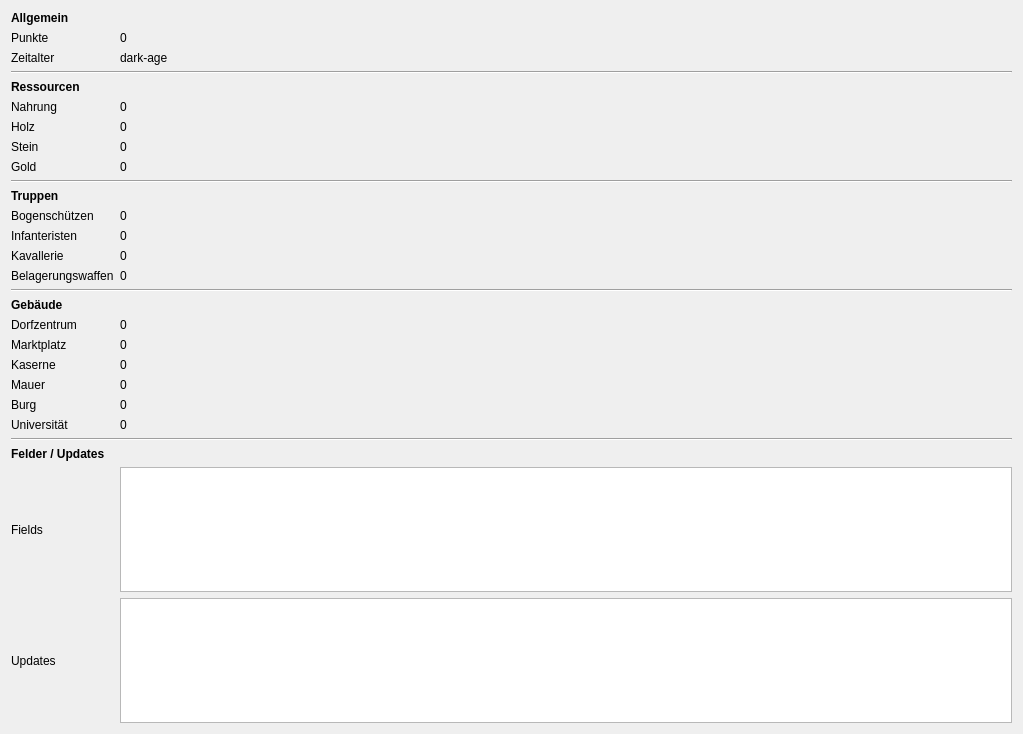
              <widget class="QWidget" name="scrollAreaWidgetContents_4">
               <property name="geometry">
                <rect>
                 <x>0</x>
                 <y>0</y>
                 <width>1023</width>
                 <height>734</height>
                </rect>
               </property>
               <layout class="QVBoxLayout" name="verticalLayout_10">
                <item>
                 <layout class="QGridLayout" name="gridLayout_4">
                  <item row="17" column="0">
                   <widget class="QLabel" name="label_71">
                    <property name="text">
                     <string>Dorfzentrum</string>
                    </property>
                   </widget>
                  </item>
                  <item row="1" column="0">
                   <widget class="QLabel" name="label_72">
                    <property name="text">
                     <string>Punkte</string>
                    </property>
                   </widget>
                  </item>
                  <item row="20" column="1">
                   <widget class="QLabel" name="chinese_wall_label">
                    <property name="text">
                     <string>0</string>
                    </property>
                   </widget>
                  </item>
                  <item row="26" column="1">
                   <widget class="QListWidget" name="chinese_updates_list"/>
                  </item>
                  <item row="24" column="0">
                   <widget class="QLabel" name="label_73">
                    <property name="font">
                     <font>
                      <weight>75</weight>
                      <bold>true</bold>
                     </font>
                    </property>
                    <property name="text">
                     <string>Felder / Updates</string>
                    </property>
                   </widget>
                  </item>
                  <item row="19" column="0">
                   <widget class="QLabel" name="label_74">
                    <property name="text">
                     <string>Kaserne</string>
                    </property>
                   </widget>
                  </item>
                  <item row="16" column="0">
                   <widget class="QLabel" name="label_75">
                    <property name="font">
                     <font>
                      <weight>75</weight>
                      <bold>true</bold>
                     </font>
                    </property>
                    <property name="text">
                     <string>Gebäude</string>
                    </property>
                   </widget>
                  </item>
                  <item row="2" column="0">
                   <widget class="QLabel" name="label_76">
                    <property name="text">
                     <string>Zeitalter</string>
                    </property>
                   </widget>
                  </item>
                  <item row="4" column="0">
                   <widget class="QLabel" name="label_77">
                    <property name="font">
                     <font>
                      <weight>75</weight>
                      <bold>true</bold>
                     </font>
                    </property>
                    <property name="text">
                     <string>Ressourcen</string>
                    </property>
                   </widget>
                  </item>
                  <item row="17" column="1">
                   <widget class="QLabel" name="chinese_towncenter_label">
                    <property name="text">
                     <string>0</string>
                    </property>
                   </widget>
                  </item>
                  <item row="11" column="0">
                   <widget class="QLabel" name="label_78">
                    <property name="text">
                     <string>Bogenschützen</string>
                    </property>
                   </widget>
                  </item>
                  <item row="5" column="0">
                   <widget class="QLabel" name="label_79">
                    <property name="text">
                     <string>Nahrung</string>
                    </property>
                   </widget>
                  </item>
                  <item row="20" column="0">
                   <widget class="QLabel" name="label_80">
                    <property name="text">
                     <string>Mauer</string>
                    </property>
                   </widget>
                  </item>
                  <item row="8" column="0">
                   <widget class="QLabel" name="label_81">
                    <property name="text">
                     <string>Gold</string>
                    </property>
                   </widget>
                  </item>
                  <item row="12" column="0">
                   <widget class="QLabel" name="label_82">
                    <property name="text">
                     <string>Infanteristen</string>
                    </property>
                   </widget>
                  </item>
                  <item row="8" column="1">
                   <widget class="QLabel" name="chinese_gold_label">
                    <property name="text">
                     <string>0</string>
                    </property>
                   </widget>
                  </item>
                  <item row="6" column="0">
                   <widget class="QLabel" name="label_83">
                    <property name="text">
                     <string>Holz</string>
                    </property>
                   </widget>
                  </item>
                  <item row="6" column="1">
                   <widget class="QLabel" name="chinese_wood_label">
                    <property name="text">
                     <string>0</string>
                    </property>
                   </widget>
                  </item>
                  <item row="13" column="0">
                   <widget class="QLabel" name="label_84">
                    <property name="text">
                     <string>Kavallerie</string>
                    </property>
                   </widget>
                  </item>
                  <item row="25" column="1">
                   <widget class="QListWidget" name="chinese_fields_list"/>
                  </item>
                  <item row="21" column="0">
                   <widget class="QLabel" name="label_85">
                    <property name="text">
                     <string>Burg</string>
                    </property>
                   </widget>
                  </item>
                  <item row="5" column="1">
                   <widget class="QLabel" name="chinese_food_label">
                    <property name="text">
                     <string>0</string>
                    </property>
                   </widget>
                  </item>
                  <item row="9" column="0" colspan="2">
                   <widget class="Line" name="line_13">
                    <property name="orientation">
                     <enum>Qt::Horizontal</enum>
                    </property>
                   </widget>
                  </item>
                  <item row="3" column="0" colspan="2">
                   <widget class="Line" name="line_14">
                    <property name="orientation">
                     <enum>Qt::Horizontal</enum>
                    </property>
                   </widget>
                  </item>
                  <item row="15" column="0" colspan="2">
                   <widget class="Line" name="line_15">
                    <property name="orientation">
                     <enum>Qt::Horizontal</enum>
                    </property>
                   </widget>
                  </item>
                  <item row="22" column="1">
                   <widget class="QLabel" name="chinese_universtity_label">
                    <property name="text">
                     <string>0</string>
                    </property>
                   </widget>
                  </item>
                  <item row="26" column="0">
                   <widget class="QLabel" name="label_86">
                    <property name="text">
                     <string>Updates</string>
                    </property>
                   </widget>
                  </item>
                  <item row="14" column="0">
                   <widget class="QLabel" name="label_87">
                    <property name="text">
                     <string>Belagerungswaffen</string>
                    </property>
                   </widget>
                  </item>
                  <item row="22" column="0">
                   <widget class="QLabel" name="label_88">
                    <property name="text">
                     <string>Universität</string>
                    </property>
                   </widget>
                  </item>
                  <item row="10" column="0">
                   <widget class="QLabel" name="label_89">
                    <property name="font">
                     <font>
                      <weight>75</weight>
                      <bold>true</bold>
                     </font>
                    </property>
                    <property name="text">
                     <string>Truppen</string>
                    </property>
                   </widget>
                  </item>
                  <item row="19" column="1">
                   <widget class="QLabel" name="chinese_barracks_label">
                    <property name="text">
                     <string>0</string>
                    </property>
                   </widget>
                  </item>
                  <item row="7" column="1">
                   <widget class="QLabel" name="chinese_stone_label">
                    <property name="text">
                     <string>0</string>
                    </property>
                   </widget>
                  </item>
                  <item row="0" column="0">
                   <widget class="QLabel" name="label_90">
                    <property name="font">
                     <font>
                      <weight>75</weight>
                      <bold>true</bold>
                     </font>
                    </property>
                    <property name="text">
                     <string>Allgemein</string>
                    </property>
                   </widget>
                  </item>
                  <item row="18" column="1">
                   <widget class="QLabel" name="chinese_market_label">
                    <property name="text">
                     <string>0</string>
                    </property>
                   </widget>
                  </item>
                  <item row="25" column="0">
                   <widget class="QLabel" name="label_91">
                    <property name="text">
                     <string>Fields</string>
                    </property>
                   </widget>
                  </item>
                  <item row="18" column="0">
                   <widget class="QLabel" name="label_92">
                    <property name="text">
                     <string>Marktplatz</string>
                    </property>
                   </widget>
                  </item>
                  <item row="21" column="1">
                   <widget class="QLabel" name="chinese_castle_label">
                    <property name="text">
                     <string>0</string>
                    </property>
                   </widget>
                  </item>
                  <item row="1" column="1">
                   <widget class="QLabel" name="chinese_points_label">
                    <property name="text">
                     <string>0</string>
                    </property>
                   </widget>
                  </item>
                  <item row="7" column="0">
                   <widget class="QLabel" name="label_93">
                    <property name="text">
                     <string>Stein</string>
                    </property>
                   </widget>
                  </item>
                  <item row="23" column="0" colspan="2">
                   <widget class="Line" name="line_16">
                    <property name="orientation">
                     <enum>Qt::Horizontal</enum>
                    </property>
                   </widget>
                  </item>
                  <item row="2" column="1">
                   <widget class="QLabel" name="chinese_age_label">
                    <property name="text">
                     <string>dark-age</string>
                    </property>
                   </widget>
                  </item>
                  <item row="11" column="1">
                   <widget class="QLabel" name="chinese_archer_label">
                    <property name="text">
                     <string>0</string>
                    </property>
                   </widget>
                  </item>
                  <item row="12" column="1">
                   <widget class="QLabel" name="chinese_infantry_label">
                    <property name="text">
                     <string>0</string>
                    </property>
                   </widget>
                  </item>
                  <item row="13" column="1">
                   <widget class="QLabel" name="chinese_cavalry_label">
                    <property name="text">
                     <string>0</string>
                    </property>
                   </widget>
                  </item>
                  <item row="14" column="1">
                   <widget class="QLabel" name="chinese_siege_label">
                    <property name="text">
                     <string>0</string>
                    </property>
                   </widget>
                  </item>
                 </layout>
                </item>
               </layout>
              </widget>
